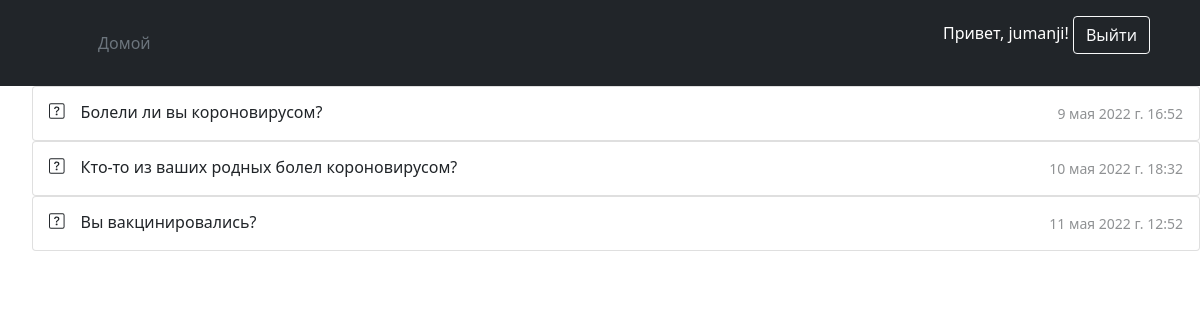
The app's page / (signed in), older data.
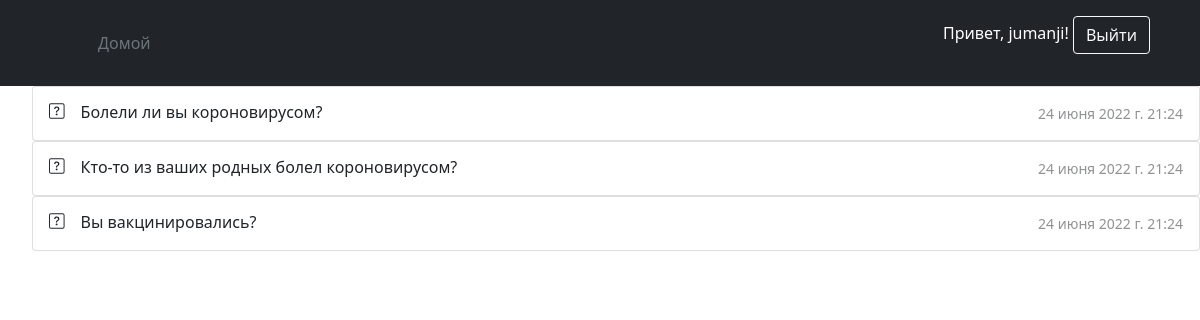
The same page, newer data.
### covid/models.py (models this page shows, shortened)
class Question(models.Model):
    question_text = models.CharField(max_length=200, verbose_name="Вопрос")
    pub_date = models.DateTimeField(verbose_name="Дата публикации",
                                    default=datetime.datetime.now())
    is_active = models.BooleanField(verbose_name="Опубликован", default=True)
    class Meta:
        verbose_name = 'Вопрос'
        verbose_name_plural = 'Вопросы'

### covid/views.py (the view)
# urls.py: path('', IndexView.as_view(), name='index'),
class IndexView(ListView):
    template_name = 'covid/index.html'
    context_object_name = 'latest_question_list'
    def get_queryset(self):
        queryset = get_list_of_question()
        return queryset

### covid/services.py (called while the page is built)
def get_list_of_question():
    queryset = Question.objects.filter(pub_date__lte=timezone
                               .now()).order_by('pub_date')[:5]
    return queryset

### covid/templates/covid/index.html (shortened to what this page needs)
{% extends 'covid/base.html' %}
{% block content %}
{% if request.user.is_authenticated %}
{% if latest_question_list %}
<ul>
    {% for question in latest_question_list %}
    <div class="list-group">
        <a href="{% url 'covid:detail' question.id %}" class="list-group-item list-group-item-action d-flex gap-3 py-3"
           aria-current="true">
            <div class="d-flex gap-2 w-100 justify-content-between">
                <div>
                    <h6 class="mb-0">{{ question.question_text }}</h6>
                </div>
                <small class="opacity-50 text-nowrap">{{ question.pub_date }}</small>
            </div>
        </a>
    </div>
    {% endfor %}
</ul>
{% else %}
<h4>Нет вопросов для голосования</h4>
{% endif %}
{% else %}
<h4>Список вопросов могут просматривать только авторизованные пользователи</h4>
{% endif %}
{% endblock %}

### covid/templates/covid/base.html (shortened to what this page needs)
<!DOCTYPE html>
<html lang="en">
<head>
    <link href="https://cdn.jsdelivr.net/npm/bootstrap@5.1.3/dist/css/bootstrap.min.css" rel="stylesheet"
>
</head>
<header class="p-3 bg-dark text-white">
    <div class="container">
        <div class="d-flex flex-wrap align-items-center justify-content-center justify-content-lg-start">
            <a href="/" class="d-flex align-items-center mb-2 mb-lg-0 text-white text-decoration-none">
                <svg class="bi me-2" width="40" height="32" role="img" aria-label="Bootstrap">
                    <use xlink:href="#bootstrap"/>
                </svg>
            </a>
            <ul class="nav col-12 col-lg-auto me-lg-auto mb-2 justify-content-center mb-md-0">
                <li><a href="/" class="nav-link px-2 text-secondary">Домой</a></li>
            </ul>
            <div class="text-end">
                {% if request.user.is_authenticated %}
                <p>Привет, {{user.username}}! <a href="{% url 'covid:logout' %}">
                    <button type="button" class="btn btn-outline-light me-2">Выйти</button>
                </a></p>
                {% endif %}
            </div>
        </div>
    </div>
</header>
<body>
{% block content %}
{% endblock %}
</body>
</html>

Row changes from the older to the newer data that the page shows:
changed Question "Болели ли вы короновирусом?": pub_date "9 мая 2022 г. 16:52" → "24 июня 2022 г. 21:24"
changed Question "Кто-то из ваших родных болел короновирусом?": pub_date "10 мая 2022 г. 18:32" → "24 июня 2022 г. 21:24"
changed Question "Вы вакцинировались?": pub_date "11 мая 2022 г. 12:52" → "24 июня 2022 г. 21:24"
